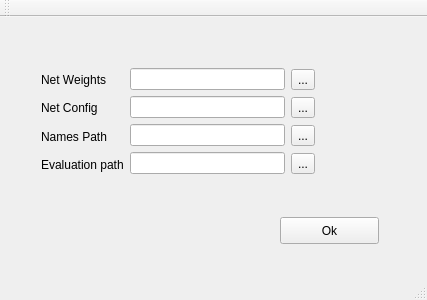
<?xml version="1.0" encoding="UTF-8"?>
<ui version="4.0">
 <class>MainWindow</class>
 <widget class="QMainWindow" name="MainWindow">
  <property name="geometry">
   <rect>
    <x>0</x>
    <y>0</y>
    <width>427</width>
    <height>300</height>
   </rect>
  </property>
  <property name="windowTitle">
   <string>MainWindow</string>
  </property>
  <widget class="QWidget" name="centralWidget">
   <widget class="QPushButton" name="pushButton">
    <property name="geometry">
     <rect>
      <x>280</x>
      <y>200</y>
      <width>99</width>
      <height>27</height>
     </rect>
    </property>
    <property name="text">
     <string>Ok</string>
    </property>
   </widget>
   <widget class="QWidget" name="">
    <property name="geometry">
     <rect>
      <x>30</x>
      <y>40</y>
      <width>296</width>
      <height>130</height>
     </rect>
    </property>
    <layout class="QHBoxLayout" name="horizontalLayout">
     <item>
      <layout class="QVBoxLayout" name="verticalLayout_3">
       <item>
        <widget class="QLabel" name="label">
         <property name="text">
          <string>Net Weights</string>
         </property>
        </widget>
       </item>
       <item>
        <widget class="QLabel" name="label_4">
         <property name="text">
          <string>Net Config</string>
         </property>
        </widget>
       </item>
       <item>
        <widget class="QLabel" name="label_2">
         <property name="text">
          <string>Names Path</string>
         </property>
        </widget>
       </item>
       <item>
        <widget class="QLabel" name="label_3">
         <property name="text">
          <string>Evaluation path</string>
         </property>
        </widget>
       </item>
      </layout>
     </item>
     <item>
      <layout class="QVBoxLayout" name="verticalLayout_2">
       <item>
        <widget class="QLineEdit" name="lineEdit"/>
       </item>
       <item>
        <widget class="QLineEdit" name="lineEdit_4"/>
       </item>
       <item>
        <widget class="QLineEdit" name="lineEdit_2"/>
       </item>
       <item>
        <widget class="QLineEdit" name="lineEdit_3"/>
       </item>
      </layout>
     </item>
     <item>
      <layout class="QVBoxLayout" name="verticalLayout">
       <item>
        <widget class="QToolButton" name="toolButton_3">
         <property name="text">
          <string>...</string>
         </property>
        </widget>
       </item>
       <item>
        <widget class="QToolButton" name="toolButton_4">
         <property name="text">
          <string>...</string>
         </property>
        </widget>
       </item>
       <item>
        <widget class="QToolButton" name="toolButton_2">
         <property name="text">
          <string>...</string>
         </property>
        </widget>
       </item>
       <item>
        <widget class="QToolButton" name="toolButton">
         <property name="text">
          <string>...</string>
         </property>
        </widget>
       </item>
      </layout>
     </item>
    </layout>
   </widget>
  </widget>
  <widget class="QToolBar" name="mainToolBar">
   <attribute name="toolBarArea">
    <enum>TopToolBarArea</enum>
   </attribute>
   <attribute name="toolBarBreak">
    <bool>false</bool>
   </attribute>
  </widget>
  <widget class="QStatusBar" name="statusBar"/>
  <widget class="QMenuBar" name="menuBar">
   <property name="geometry">
    <rect>
     <x>0</x>
     <y>0</y>
     <width>427</width>
     <height>25</height>
    </rect>
   </property>
  </widget>
 </widget>
 <layoutdefault spacing="6" margin="11"/>
 <resources/>
 <connections/>
</ui>
